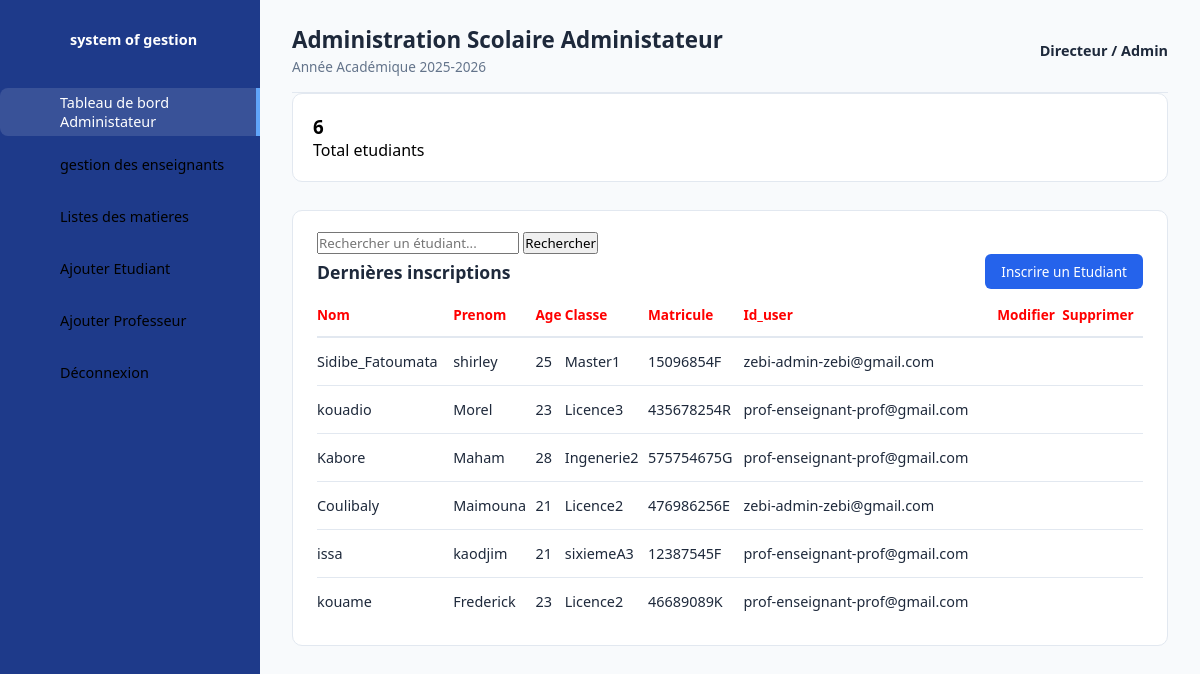
Before: /dashboardadmin/ with the older database file.
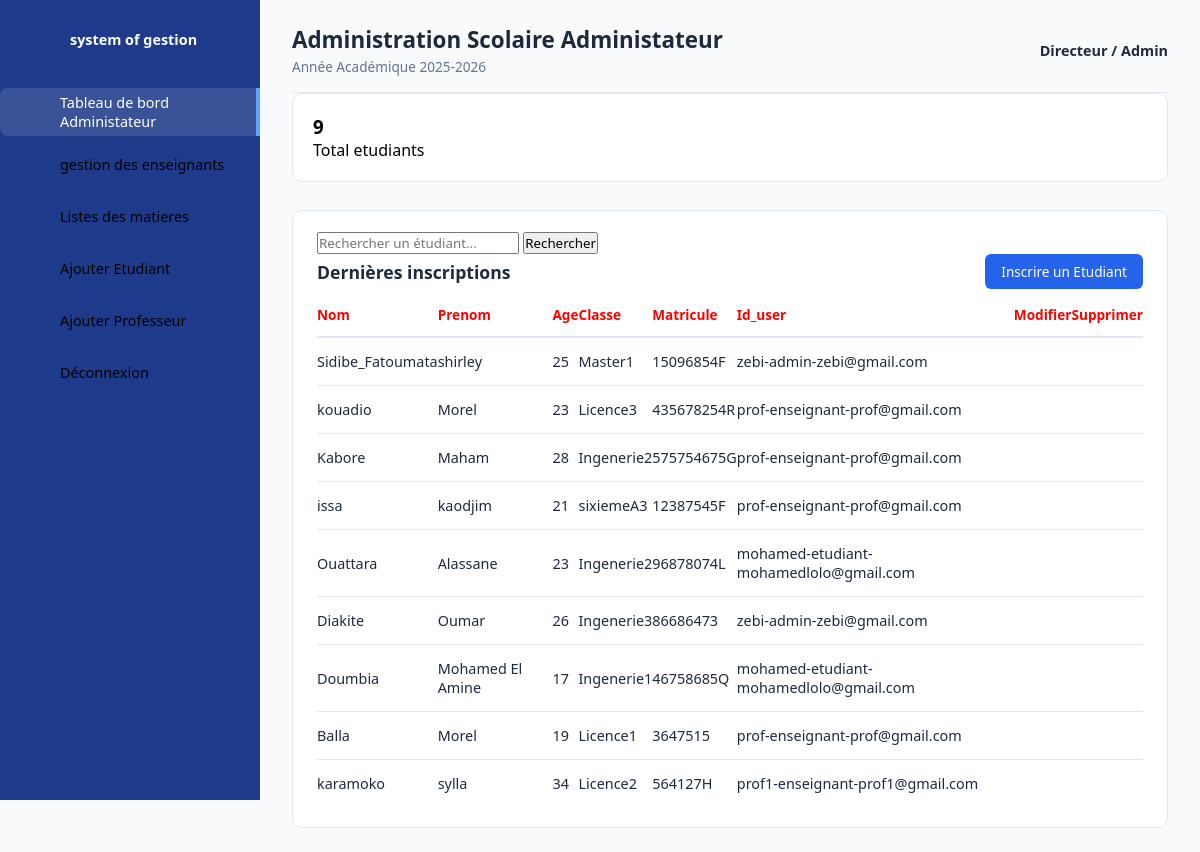
After: the same page with the newer database file.
### new_project/models.py (models this page shows, shortened)
class Etudiant (models.Model):
    nom=models.CharField(max_length=100)
    prenom =models.CharField(max_length=100)
    age=models.IntegerField(default=0)
    classe = models.ForeignKey(Classes, on_delete=models.SET_NULL,null=True)
    matricule =models.CharField(max_length=50, unique=True)
    id_user = models.ForeignKey(Utilisateur,on_delete=models.CASCADE,related_name="etudiants",null=True,blank=True)
    class Meta:
        verbose_name = "Etudiant"
        verbose_name_plural = "Etudiants"

class Classes (models.Model):
    nom=models.CharField(max_length=50)
    class Meta:
        verbose_name = "Classe"
        verbose_name_plural = "Classes"
    def __str__(self):
        return self.nom

### pages/models.py (models this page shows)
class Utilisateur(AbstractUser):
    ChoiceRole = (
        ('admin','administrateur'),
        ('enseignant','enseignant' ),
        ('etudiant','etudiant')
    )
    role = models.CharField(
        max_length= 25,
        choices=ChoiceRole,
        default='etudiant'
    )
    email = models.EmailField(unique=True)
    REQUIRED_FIELDS = ['email', 'first_name', 'last_name', 'role']
    def __str__(self):
        return f"{self.username}-{self.role}-{self.email} "

### pages/views.py (the view)
# urls.py: path("dashboardadmin/", dashboardadmin,name="dashboardadmin"),
def dashboardadmin(request):
    etudiants = Etudiant.objects.all()
    nombre_total_admin = Etudiant.objects.count()
    recherche = request.GET.get('recherche')
    if recherche:
        etudiants = etudiants.filter(nom__icontains=recherche)
    context = {
        'etudiants':etudiants,
        'nombre_total_admin':nombre_total_admin
    }
    return render(request,'pages/dashboardadmin.html', context)

### templates/pages/dashboardadmin.html (shortened to what this page needs)
{% load static %}
<!DOCTYPE html>
<html lang="fr">
<head>
    <link rel="stylesheet" href="{% static 'css/dashboardadmin.css' %}?v=2.0">
</head>
<body>
    <div class="container">
        <aside class="navigation">
            <ul>
                <li class="brand">
                    <a href="#">
                        <span class="titre">system of gestion</span>
                    </a>
                </li>
                <li class="active">
                    <a href="#">
                        <span class="titre">Tableau de bord Administateur</span>
                    </a>
                </li>
                <li>
                    <a href="{% url 'liste_professeur' %}">
                        <span class="titre"> gestion des enseignants</span>
                    </a>
                </li>
                <li>
                        <a href="{% url 'liste_professeur' %}">
                            <span class="titre">Listes des matieres</span>
                        </a>
                    </li>
                   <li>
                    <a href="{% url 'inscrire_etudiant' %}">
                          <span class="titre">Ajouter Etudiant</span>
                    </a>
                </li>
                 <li>
                    <a href="{% url 'ajouter_professeur' %}">
                          <span class="titre">Ajouter Professeur</span>
                    </a>
                </li>
                <li class="logout">
                    <a href="{% url 'deconnexion' %}">
                        <span class="titre">Déconnexion</span>
                    </a>
                </li>
            </ul>
        </aside>
       <main class="main-content">
            <header class="topbar">
                <div>
                    <h2>Administration Scolaire Administateur</h2>
                    <p class="subtitle">Année Académique 2025-2026</p>
                </div>
                <div class="user-profile">
                    <span>Directeur / Admin</span>
                </div>
            </header>
                <div class="cards">
                    <div class="card">
                        <div>
                            <h3>{{ nombre_total_admin }}</h3>
                            <p>Total etudiants</p>
                        </div>
                    </div>
                </div>
            <section class="details">
                <div class="recent-orders">
                    <form method="GET" class="search-form">
                        <input type="text" name="recherche" placeholder="Rechercher un étudiant..."    value="{{ request.GET.recherche }}">
                         <button type="submit">Rechercher</button>
                    </form>
                    <div class="card-header">
                        <h3>Dernières inscriptions</h3>
                        <a href="{% url 'inscrire_etudiant' %}" class="btn">Inscrire un Etudiant</a>
                    </div>
                    <table>
                        <thead>
                            <tr>
                                <td class="lock">Nom</td>
                                <td class="lock">Prenom </td>
                                <td class="lock">Age</td>
                                <td class="lock">Classe</td>
                                <td class="lock">Matricule </td>
                                <td class="lock">Id_user </td>
                                <td class="lock">Modifier </td>
                                <td class="lock">Supprimer </td>
                            </tr>
                        </thead>
                        <tbody>
                          {% for etudiant in etudiants %}
                            <tr>
                            <td>{{ etudiant.nom }}</td>
                            <td>{{ etudiant.prenom }}</td>
                            <td>{{ etudiant.age }}</td>
                            <td>{{ etudiant.classe }}</td>
                            <td>{{ etudiant.matricule }}</td>
                            <td>{{ etudiant.id_user }}</td>
                            <td>
                            </td>
                            <td>
                            </td>
                              {% empty %}
                            </tr>
                            <tr>
                                <td colspan="8">Aucun étudiant trouvé.</td>
                             {% endfor %}
                        </tbody>
                    </table>
                </div>
            </section>
        </main>
    </div>
</body>
</html>

### static/css/dashboardadmin.css (style rules this page uses)
* { margin: 0; padding: 0; box-sizing: border-box; font-family: 'Segoe UI', system-ui, -apple-system, Roboto, sans-serif; }
:root { --primary-color: #1e3a8a; --accent-color: #2563eb; --white: #ffffff; --gray-bg: #f8fafc; --text-main: #1e293b; --text-muted: #64748b; --border-color: #e2e8f0; }
body { min-height: 100vh; background-color: var(--gray-bg); }
.container { display: flex; width: 100%; }
.navigation { width: 260px; height: 100vh; background-color: var(--primary-color); position: fixed; left: 0; top: 0; display: flex; flex-direction: column; }
.navigation ul { list-style: none; padding-top: 15px; width: 100%; }
.navigation ul li { position: relative; width: 100%; margin-bottom: 4px; }
.navigation ul li.brand { margin-bottom: 25px; padding-left: 10px; }
.navigation ul li.brand a { font-weight: 700; font-size: 1.1rem; color: var(--white); }
.navigation ul li a { display: flex; align-items: center; text-decoration: none; color: black; height: 48px; padding-left: 20px; transition: all 0.2s ease; border-top-left-radius: 8px; border-bottom-left-radius: 8px; }
.navigation ul li:hover a, .navigation ul li.active a { color: var(--white); background-color: rgba(255, 255, 255, 0.12); }
.navigation ul li.active a { border-right: 4px solid #60a5fa; }
.navigation ul li a .titre { font-size: 0.9rem; }
.navigation ul li.logout { margin-top: auto; margin-bottom: 20px; }
.main-content { margin-left: 260px; width: calc(100% - 260px); padding: 24px 32px; }
.topbar { display: flex; justify-content: space-between; align-items: center; padding-bottom: 16px; border-bottom: 1px solid var(--border-color); }
.topbar h2 { color: var(--text-main); font-size: 1.4rem; }
.topbar .subtitle { color: var(--text-muted); font-size: 0.85rem; margin-top: 2px; }
.user-profile { display: flex; align-items: center; gap: 8px; font-weight: 600; color: var(--primary-color); font-size: 1.3rem; }
.user-profile span { font-size: 0.9rem; color: var(--text-main); }
.card { background: var(--white); padding: 20px; border-radius: 10px; display: flex; justify-content: space-between; align-items: center; border: 1px solid var(--border-color); }
.details { margin-top: 28px; }
.recent-orders { background: var(--white); padding: 20px 24px; border-radius: 10px; border: 1px solid var(--border-color); }
.card-header { display: flex; justify-content: space-between; align-items: center; margin-bottom: 16px; }
.card-header h3 { color: var(--text-main); font-size: 1.1rem; }
.btn { padding: 8px 16px; background: var(--accent-color); color: var(--white); text-decoration: none; border-radius: 6px; font-size: 0.85rem; font-weight: 500; transition: background 0.2s; }
table { width: 100%; border-collapse: collapse; }
table thead td { font-weight: 600; color: black; padding-bottom: 12px; font-size: 0.85rem; border-bottom: 2px solid var(--border-color); }
.lock { color: red; }
table tbody tr { border-bottom: 1px solid var(--border-color); }
table tbody tr:last-child { border-bottom: none; }
table tbody td { padding: 14px 0; font-size: 0.9rem; color: var(--text-main); }

Changed rows visible on the page:
removed Etudiant: nom "Coulibaly", prenom "Maimouna", age "21", classe "Licence2", matricule "476986256E", id_user "zebi-admin-zebi@gmail.com"
removed Etudiant: nom "kouame", prenom "Frederick", age "23", classe "Licence2", matricule "46689089K", id_user "prof-enseignant-prof@gmail.com"
added Etudiant: nom "Ouattara", prenom "Alassane", age "23", classe "Ingenerie2", matricule "96878074L", id_user "mohamed-etudiant-mohamedlolo@gmail.com"
added Etudiant: nom "Diakite", prenom "Oumar", age "26", classe "Ingenerie3", matricule "86686473", id_user "zebi-admin-zebi@gmail.com"
added Etudiant: nom "Doumbia", prenom "Mohamed El Amine", age "17", classe "Ingenerie1", matricule "46758685Q", id_user "mohamed-etudiant-mohamedlolo@gmail.com"
added Etudiant: nom "Balla", prenom "Morel", age "19", classe "Licence1", matricule "3647515", id_user "prof-enseignant-prof@gmail.com"
added Etudiant: nom "karamoko", prenom "sylla", age "34", classe "Licence2", matricule "564127H", id_user "prof1-enseignant-prof1@gmail.com"
Other visible differences:
{{ nombre_total_admin }}: "6" → "9"
